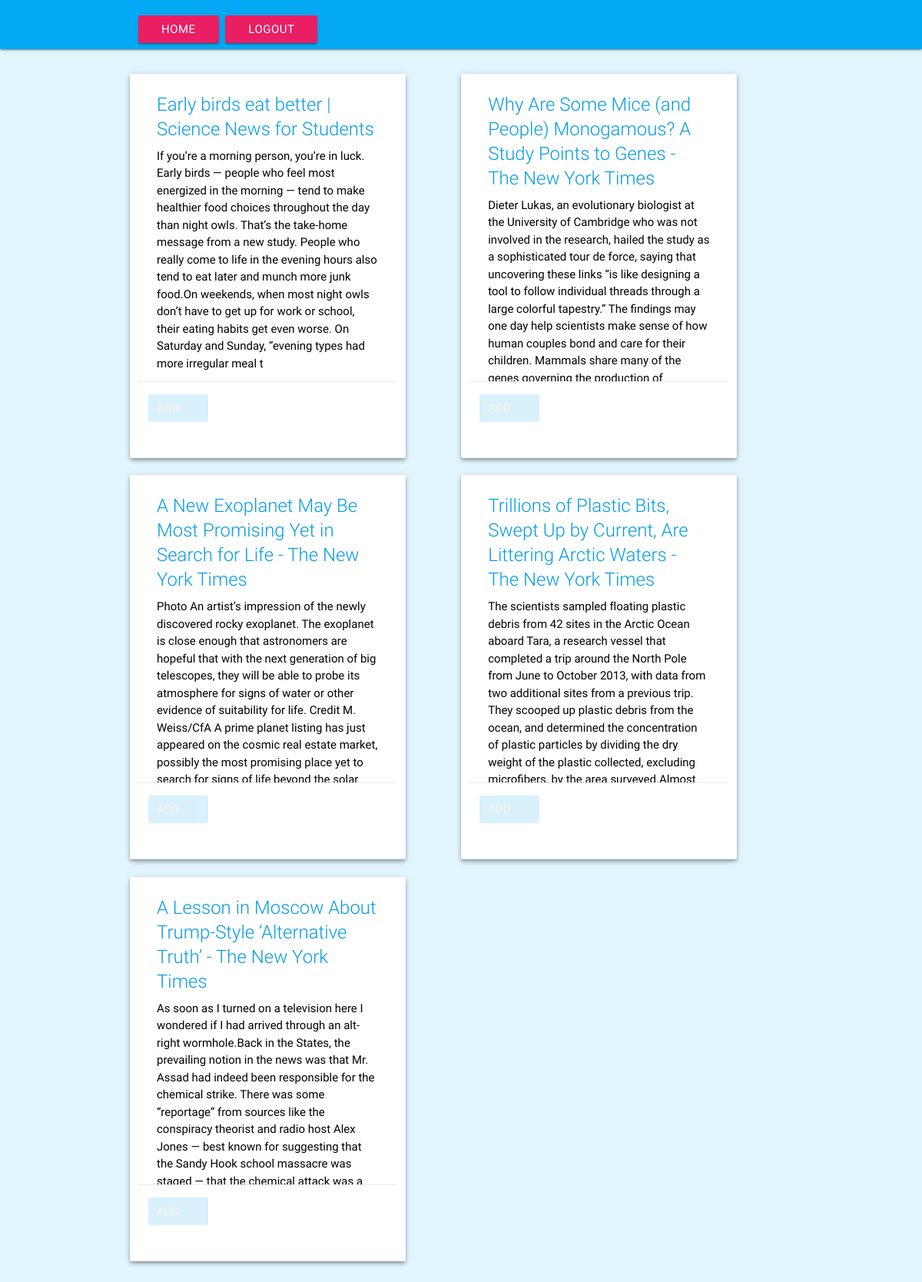
Screenshot of /Recommended with the database file from the repository.
### pocket_clone.py (models this page shows)
class Article(Model):
    title = CharField()
    head = TextField()
    user = ForeignKeyField(User, related_name='articles')
    link = TextField()
    html_clean = TextField()
    text = TextField()
    summary = TextField()
    Markov = TextField()
    date_created = DateTimeField(default=datetime.datetime.now)
    num_chars = TextField()
    num_words = TextField()
    f_dist = TextField()
    class Meta:
        database = db

### pocket_clone.py (the view)
@app.route("/Recommended")
def recommended():
    try:
        recommended_user = User.get( name="recommended_user" )
        return render_template("recommended.html",
                               articles=recommended_user.articles.order_by(-Article.date_created))
    except:
        return "Recommended articles not set up!"

### pocket_clone.py (called while the page is built)
@app.before_request
def before_request():
    db.connect()
    db.create_tables([User, Article], safe=True)

@app.teardown_request
def teardown_request(exception):
    db.close()

### templates/recommended.html (shortened to what this page needs)
<html>
<head>
    <link rel="stylesheet" href="{{ url_for('static', filename='css/pocket_clone.css') }}">
</head>
<body class="recommended-view">
    <nav class="recommended-nav">
        <div class="container">
            <a href="/home" class="home-button"> Home </a>
            <a href="/" class="logout-button"> Logout </a>
        </div>
    </nav>
    <div class="container">
        <div class="articles">
            {% for article in articles %}
              <div class="article-card ">
                  <div class="article-head">
                      <span class="card-title">{{article.title}}</span>
                      <p>{{article.head}}<p>
                    </div>
                    <div class="card-action">
                        <div class="article-option-buttons">
                            <a class="article-option-button" href="/add_recommended_article/{{article.id}}">
                            </a>
                        </div>
                    </div>
                </div>
                <div class="col s0 l1"></div>
            {% endfor %}
    </div>
</body>
</html>

### rows the page displays
Article: title "Early birds eat better | Science News for Students", head "If you’re a morning person, you’re in luck. Early birds — people who feel most energized in the morning — tend to make healthier food choices throughout the day than night owls. That’s the take-home message from a new study. People who really come to life in the evening hours also tend to eat later and munch more junk food.On weekends, when most night owls don’t have to get up for work or school, their eating habits get even worse. On Saturday and Sunday, “evening types had more irregular meal t"
Article: title "Why Are Some Mice (and People) Monogamous? A Study Points to Genes - The New York Times", head "Dieter Lukas, an evolutionary biologist at the University of Cambridge who was not involved in the research, hailed the study as a sophisticated tour de force, saying that uncovering these links “is like designing a tool to follow individual threads through a large colorful tapestry.” The findings may one day help scientists make sense of how human couples bond and care for their children. Mammals share many of the…"
Article: title "A New Exoplanet May Be Most Promising Yet in Search for Life - The New York Times", head "Photo An artist’s impression of the newly discovered rocky exoplanet. The exoplanet is close enough that astronomers are hopeful that with the next generation of big telescopes, they will be able to probe its atmosphere for signs of water or other evidence of suitability for life. Credit M. Weiss/CfA A prime planet listing has just appeared on the cosmic real estate market, possibly the most promising place yet to…"
Article: title "Trillions of Plastic Bits, Swept Up by Current, Are Littering Arctic Waters - The New York Times", head "The scientists sampled floating plastic debris from 42 sites in the Arctic Ocean aboard Tara, a research vessel that completed a trip around the North Pole from June to October 2013, with data from two additional sites from a previous trip. They scooped up plastic debris from the ocean, and determined the concentration of plastic particles by dividing the dry weight of the plastic collected, excluding…"
Article: title "A Lesson in Moscow About Trump-Style ‘Alternative Truth’ - The New York Times", head "As soon as I turned on a television here I wondered if I had arrived through an alt-right wormhole.Back in the States, the prevailing notion in the news was that Mr. Assad had indeed been responsible for the chemical strike. There was some “reportage” from sources like the conspiracy theorist and radio host Alex Jones — best known for suggesting that the Sandy Hook school massacre was…"
